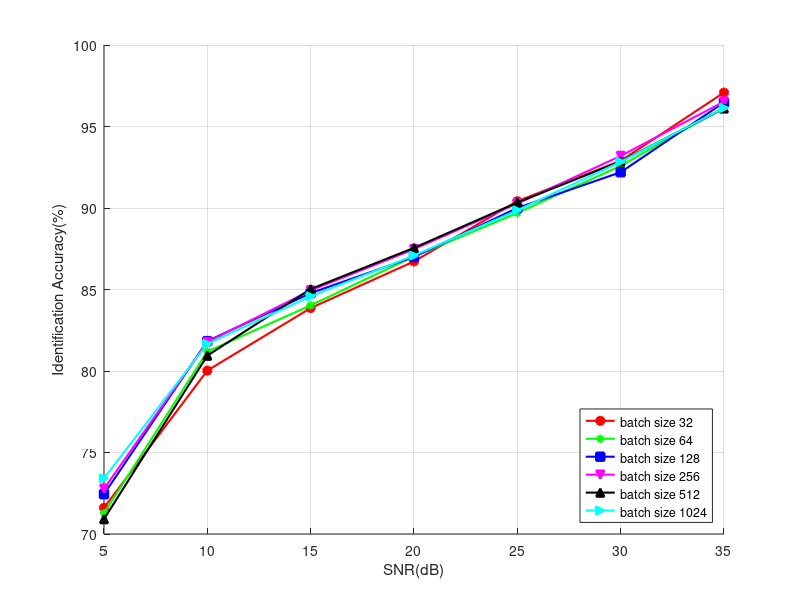

The MATLAB script that drew this image:
clc;
close all;
clear;

figure;
hold on;
x = [5 10 15 20 25 30 35];
y1 = [71.6111, 80.0278, 83.8611, 86.7222, 90.4167, 92.8889, 97.0833];
y2 = [71.2778, 81.1944, 84.0278, 87.0278, 89.6944, 92.5833, 96.1667];
y3 = [72.4444, 81.8333, 84.7778, 87.0, 90.0, 92.1944, 96.4722];
y4 = [72.7778, 81.7778, 84.9444, 87.4722, 90.2778, 93.1944, 96.5278];
y5 = [70.9167, 80.9444, 85.0278, 87.5556, 90.3333, 92.8611, 96.1111];
y6 = [73.4167, 81.6667, 84.5833, 87.0833, 89.8611, 92.8333, 96.1389];
plot(x, y1, 'r-', 'Marker', 'o', 'MarkerFaceColor', 'r', 'LineWidth', 1.5);
plot(x, y2, 'g-', 'Marker', '*', 'MarkerFaceColor', 'g', 'LineWidth', 1.5);
plot(x, y3, 'b-', 'Marker', 's', 'MarkerFaceColor', 'b', 'LineWidth', 1.5);
plot(x, y4, 'm-', 'Marker', 'v', 'MarkerFaceColor', 'm', 'LineWidth', 1.5);
plot(x, y5, 'k-', 'Marker', '^', 'MarkerFaceColor', 'k', 'LineWidth', 1.5);
plot(x, y6, 'c-', 'Marker', '>', 'MarkerFaceColor', 'c', 'LineWidth', 1.5);
xlabel('SNR(dB)');
ylabel('Identification Accuracy(%)');
grid on;

legend('batch size 32', 'batch size 64', 'batch size 128', ...
    'batch size 256', 'batch size 512', 'batch size 1024', ...
    'location', 'southeast');

% legend('batch size 64', 'batch size 128',... % 'Location A,B', ...
%     'location', 'southeast');
%     'Location B Train, A Test', 'Location A Train, B Test',...
    
% legend('Location A', 'Location B', 'Location A,B', ...
%     'Location B Train, A Test', 'Location A Train, B Test',...
%     'location', 'southeast');


%xlim([13 37]);
%ylim([91 98]);
